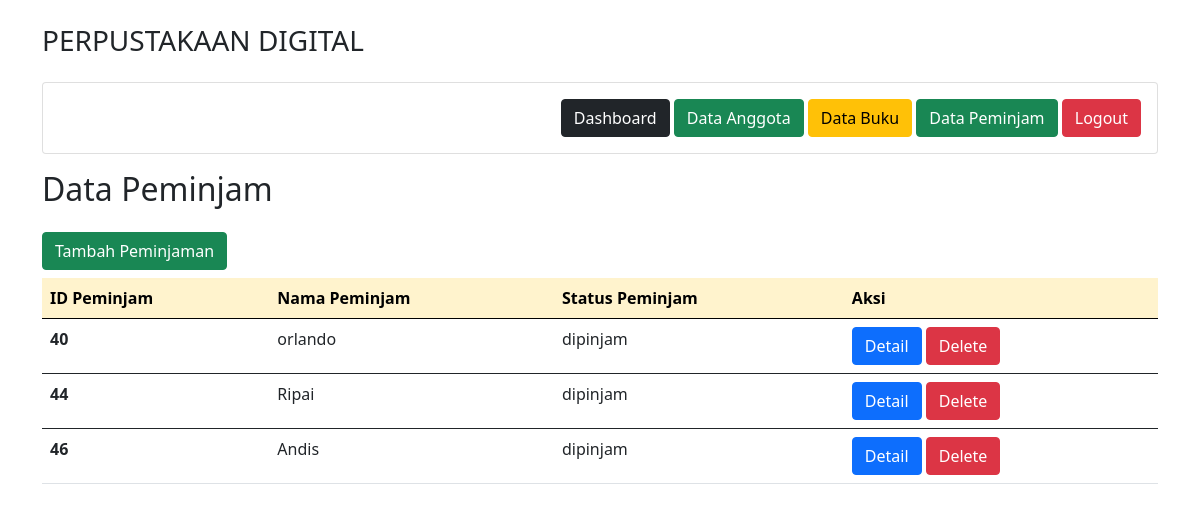
The page /petugas/peminjam.php on the database its author committed.
### tables this page shows
CREATE TABLE `peminjaman` (
  `IDpeminjaman` int(11) NOT NULL,
  `IDuser` int(11) NOT NULL,
  `IDbuku` int(11) NOT NULL,
  `nama` varchar(255) NOT NULL,
  `tgl_peminjaman` date NOT NULL,
  `tgl_pengembalian` date NOT NULL,
  `status_peminjaman` enum('proses','dipinjam','dikembalikan') NOT NULL
);

### petugas/peminjam.php (the view)
<?php
 include 'layout/header.php';
?>
<body>
<div class="container">
  <div class="row" style="margin-top: 1rem;">
  <div class="col">
    <h2>Data Peminjam</h2>
    <a href ="data/pinjam_buku.php" class ="btn btn-success mt-3">Tambah Peminjaman</a>
    <table class="table my-2">
      <thead class="table  table-warning">
        <tr>
          <th scope="col">ID Peminjam</th>
          <th scope="col">Nama Peminjam</th>
          <th scope="col">Status Peminjam</th>
          <th scope="col">Aksi</th>
        </tr>
      </thead>
      <?php
         include '../koneksi/koneksi.php';
         $data = mysqli_query($koneksi, "SELECT * FROM peminjaman");
         while ($d = mysqli_fetch_array($data)) {
      ?>
      <tbody>
        <tr>
          <th scope="row"><?php echo $d['IDpeminjaman'];?></th>
          <td><?php echo $d['nama'];?></td>
          <td><?php echo $d['status_peminjaman'];?></td>
          <td>
               <a href ="data/detail_peminjaman.php?IDpeminjaman=<?php echo $d['IDpeminjaman']; ?>" class="btn btn-primary text-white">Detail</a>
               <a href ="data/delete_pinjaman.php?IDpeminjaman=<?php echo $d['IDpeminjaman']; ?>" class="btn btn-danger text-white">Delete</a>
          </td>
        </tr>
      </tbody>
      <?php
         }
      ?>
    </table>
    </div>
  </div>
</div>
        </body>
<?php
 include 'layout/footer.php';
?>

### rows shown on the page
peminjaman: IDpeminjaman "40", nama "orlando", status_peminjaman "dipinjam"
peminjaman: IDpeminjaman "44", nama "Ripai", status_peminjaman "dipinjam"
peminjaman: IDpeminjaman "46", nama "Andis", status_peminjaman "dipinjam"
